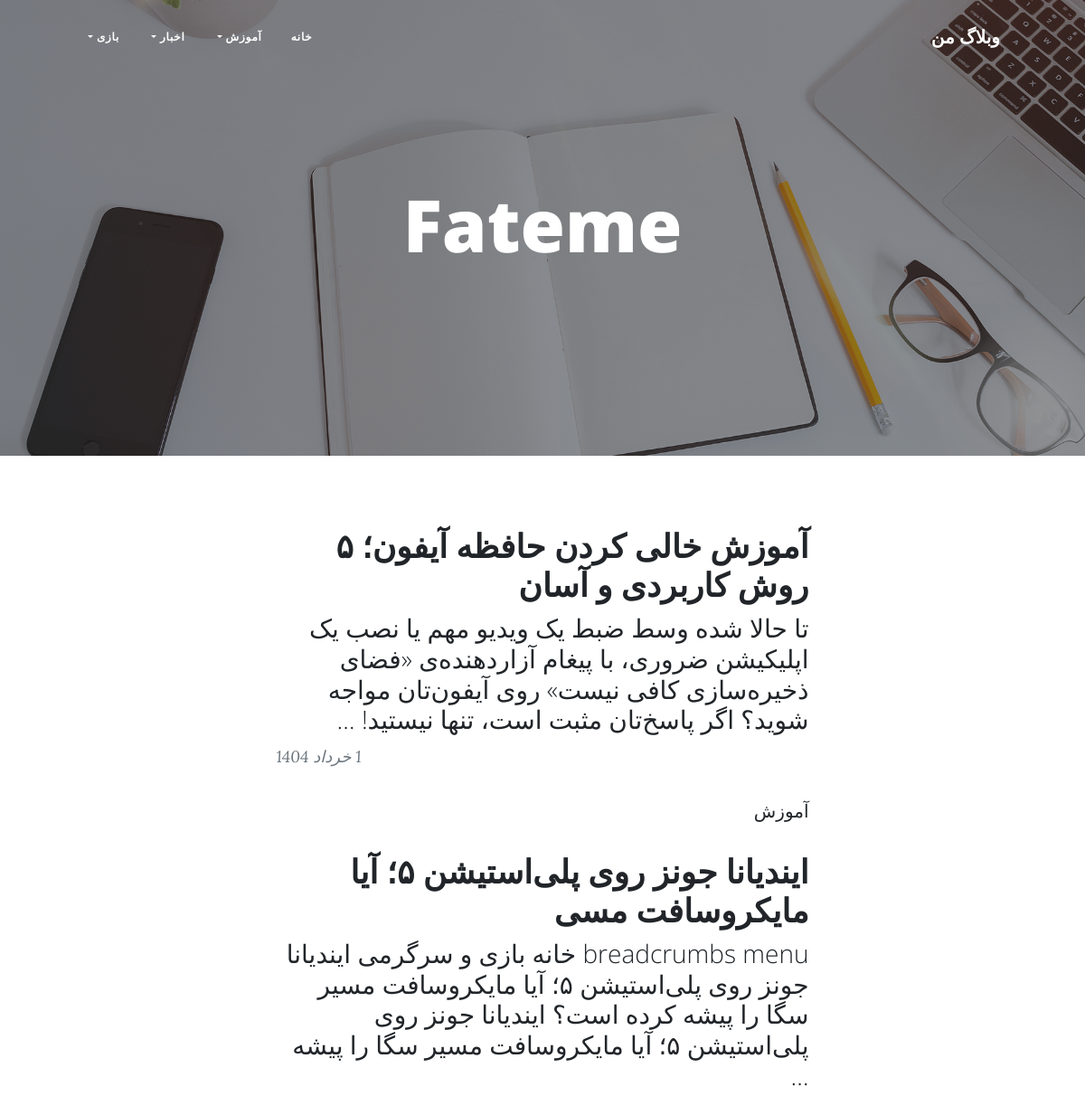
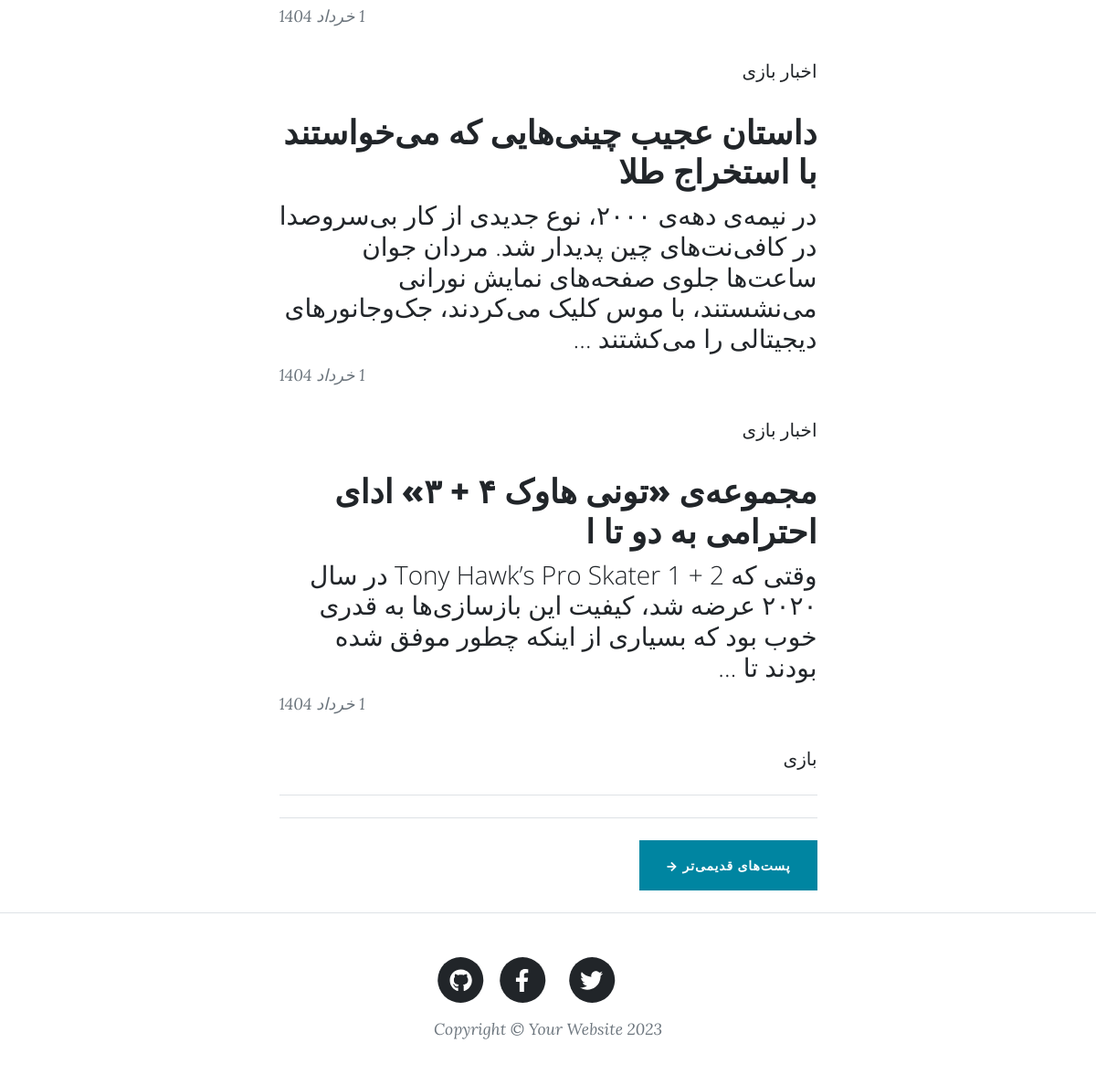
The page / on the database its author committed (2 pictures, top to bottom).
### blog/models.py (models this page shows, shortened)
class category(models.Model):
    parent = models.ForeignKey('self', default=None, null=True, blank=True, on_delete=models.SET_NULL, related_name='children', verbose_name='عبارت زیر دسته') #self points to category model
    title = models.CharField(max_length=50, verbose_name=" عنوان دسته بندی")
    slug = models.SlugField(max_length=100, unique=True, verbose_name="اسلاگ")
    status = models.BooleanField(default=True, verbose_name="آیا نمایش داده شود؟")
    position = models.IntegerField(verbose_name='پوزیشن')
    class Meta:
        verbose_name = "دسته بندی"
        verbose_name_plural = "دسته بندی ها"
        ordering = ['parent__id','position']
    objects = CategoryManager()

class article(models.Model):
    STATUS_CHOICES = (
        ('D', 'Draft'),
        ('P', 'Published')
    )
    title = models.CharField(max_length=50, verbose_name="عنوان")
    slug = models.SlugField(max_length=100, unique=True, verbose_name="اسلاگ") #اون بخشی از url که تغییر میکنه رو میگیم اسلاگ
    category = models.ManyToManyField(category, verbose_name="دسته بندی", related_name='articles')
    description = models.TextField(verbose_name="توضیحات")
    thumbnail = models.ImageField(upload_to='images', verbose_name="عکس بندانگشتی")
    publish = models.DateTimeField(default=timezone.now, verbose_name="تاریخ انتشار")
    created = models.DateTimeField(auto_now_add=True, verbose_name="تاریخ ساخت")
    updated = models.DateTimeField(auto_now=True, verbose_name="تاریخ آپدیت")
    status = models.CharField(max_length=1, choices=STATUS_CHOICES, verbose_name="وضعیت")
    class Meta:
        verbose_name = "مقاله"
        verbose_name_plural = "مقاله ها"
        ordering = ['-publish']
    def jpublish(self):
        return jalaliConvertor(self.publish)
    objects = ArticleManager()
    def categorypublished(self):
        return self.category.filter(status = True)

### blog/views.py (the view)
# urls.py: path('', ArticleList.as_view(), name='home'),
class ArticleList(ListView):
    context_object_name = 'articles'
    queryset = article.objects.published()
    paginate_by = 4

### blog/models.py (called while the page is built)
    def CategoryStatus(self):
        return self.filter(status=True)

### blog/templatetags/basetags.py (called while the page is built)
@register.simple_tag
def title():
    return "وبلاگ من"

@register.inclusion_tag("blog/partials/category_navbar.html")
def category_navbar():
    return {
        "category" : category.objects.filter(status=True)
    }

### extensions/jalali.py (called while the page is built)
    def persian_tuple(self):
        return self.persian_year, self.persian_month, self.persian_day

### extensions/utils.py (called while the page is built)
def jalaliConvertor(time):
    jmonth = [
        "فروردین",
        "اردیبهشت",
        "خرداد",
        "تیر",
        "مرداد",
        "شهریور",
        "مهر",
        "آبان",
        "آذر",
        "دی",
        "بهمن",
        "اسفند",
    ]
    time_to_str = "{},{},{}".format(time.year, time.month, time.day)
    time_to_tuple = jalali.Gregorian(time_to_str).persian_tuple()
    time_to_list = list(time_to_tuple)
    for index,month in enumerate(jmonth):
        if time_to_list[1] == index+1:
            time_to_list[1] = month
            break
    output = "{} {} {}".format(
        time_to_list[2],
        time_to_list[1],
        time_to_list[0],)
    return output

### blog/templates/blog/article_list.html (shortened to what this page needs)
{% extends 'blog/base.html' %}
{% load static %}
{% block main %}
<header class="masthead" style="background-image: url({% static 'assets/img/home-bg.jpg' %})">
    <div class="container position-relative px-4 px-lg-5">
        <div class="row gx-4 gx-lg-5 justify-content-center">
            <div class="col-md-10 col-lg-8 col-xl-7">
                <div class="site-heading">
                    <h1>Fateme</h1>
                </div>
            </div>
        </div>
    </div>
</header>
        <div class="container px-4 px-lg-5">
            <div class="row gx-4 gx-lg-5 justify-content-center">
                <div class="col-md-10 col-lg-8 col-xl-7">
                    {% for article in articles %}
                    <div class="post-preview">
                        <a href="{% url 'blog:post' article.slug %}">
                            <h2 class="post-title">{{article.title}}</h2>
                            <h3 class="post-subtitle">{{article.description|truncatewords:30}}</h3>
                        </a>
                        <p class="post-meta">
                            {{article.jpublish}}
                        </p>
                        <div>
                            {% for cat in article.categorypublished.all %}
                            <a href="{% url 'blog:category' slug=cat.slug page=1 %}">{{cat.title}}</a>
                            {% endfor %}
                        </div>
                    </div>
                    {% endfor %}
                    <hr class="my-4" />
                    <hr class="my-4" />
                    {% if is_paginated %}
                    <div class="d-flex justify-content-between mb-4">
    {% if page_obj.has_next %}
        <a class="btn btn-primary text-uppercase" href="{% url 'blog:home' page_obj.next_page_number %}">پست‌های قدیمی‌تر →</a>
    {% endif %}
</div>
{% endif %}
                </div>
            </div>
        </div>
{% endblock %}

### blog/templates/blog/partials/category_navbar.html (shortened to what this page needs)
{% load static %}
<link href="{% static 'css/navstyle.css' %}" rel="stylesheet" />
<div class="collapse navbar-collapse" id="navbarResponsive">
  <ul class="navbar-nav ms-auto py-4 py-lg-0">
    <li class="nav-item">
      <a class="nav-link px-lg-3 py-3 py-lg-4" href="{% url 'blog:home' %}">خانه</a>
    </li>
    {% for cat in category %}
      {% if cat.parent == None %}
        <li class="nav-item dropdown">
          <a class="nav-link px-lg-3 py-3 py-lg-4 dropdown-toggle" href="{% url 'blog:category' slug=cat.slug page=1 %}" data-bs-toggle="dropdown">
            {{ cat.title }}
          </a>
          {% if cat.children.CategoryStatus %}
            {% for child in cat.children.CategoryStatus %}
                {% if child.children.CategoryStatus %}
                  {% include 'blog/partials/category_loop.html' with category=child %}
                {% endif %}
            {% endfor %}
          {% endif %}
        </li>
      {% endif %}
    {% endfor %}
  </ul>
</div>

### blog/static/css/rtl.css (style rules this page uses)
body { direction: rtl; text-align: right; }
.navbar-nav { margin-left: initial !important; margin-right: auto; }
.post-meta { text-align: left; }

### rows shown on the page
category: title "آموزش"
category: title "اخبار"
category: title "بازی"
article: title "آموزش خالی کردن حافظه آیفون؛ ۵ روش کاربردی و آسان", description "تا حالا شده وسط ضبط یک ویدیو مهم یا نصب یک اپلیکیشن ضروری، با پیغام آزاردهنده‌ی «فضای ذخیره‌سازی کافی نیست» روی آیفون‌تان مواجه شوید؟ اگر پاسخ‌تان مثبت است، تنها نیستید! …", jpublish "1 خرداد 1404"
article: title "ایندیانا جونز روی پلی‌استیشن ۵؛ آیا مایکروسافت مسی", description "breadcrumbs menu خانه بازی و سرگرمی ایندیانا جونز روی پلی‌استیشن ۵؛ آیا مایکروسافت مسیر سگا را پیشه کرده است؟ ایندیانا جونز روی پلی‌استیشن ۵؛ آیا مایکروسافت مسیر سگا را پیشه …", jpublish "1 خرداد 1404"
article: title "داستان عجیب چینی‌هایی که می‌خواستند با استخراج طلا", description "در نیمه‌ی دهه‌ی ۲۰۰۰، نوع جدیدی از کار بی‌سروصدا در کافی‌نت‌های چین پدیدار شد. مردان جوان ساعت‌ها جلوی صفحه‌های نمایش نورانی می‌نشستند، با موس کلیک می‌کردند، جک‌وجانورهای دیجیتالی را می‌کشتند …", jpublish "1 خرداد 1404"
article: title "مجموعه‌ی «تونی هاوک ۴ + ۳» ادای احترامی به دو تا ا", description "وقتی که Tony Hawk’s Pro Skater 1 + 2 در سال ۲۰۲۰ عرضه شد، کیفیت این بازسازی‌ها به قدری خوب بود که بسیاری از اینکه چطور موفق شده بودند تا …", jpublish "1 خرداد 1404"
